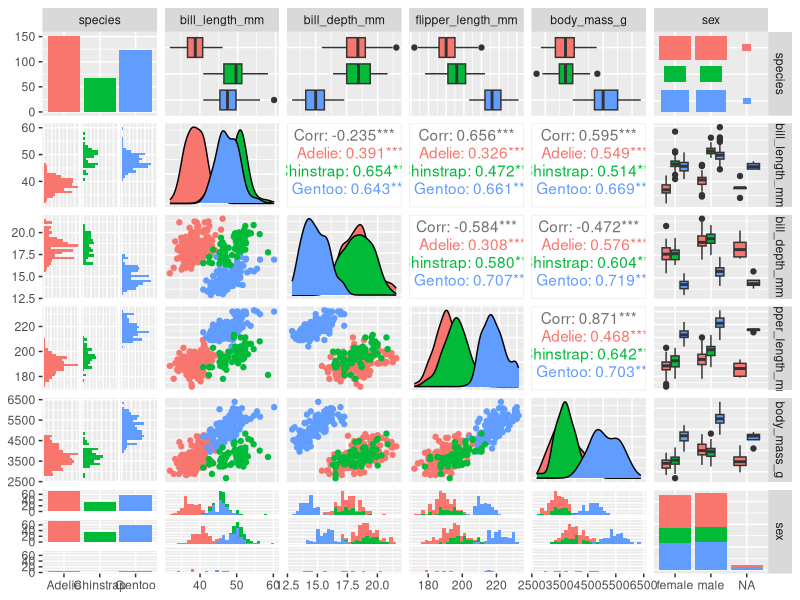
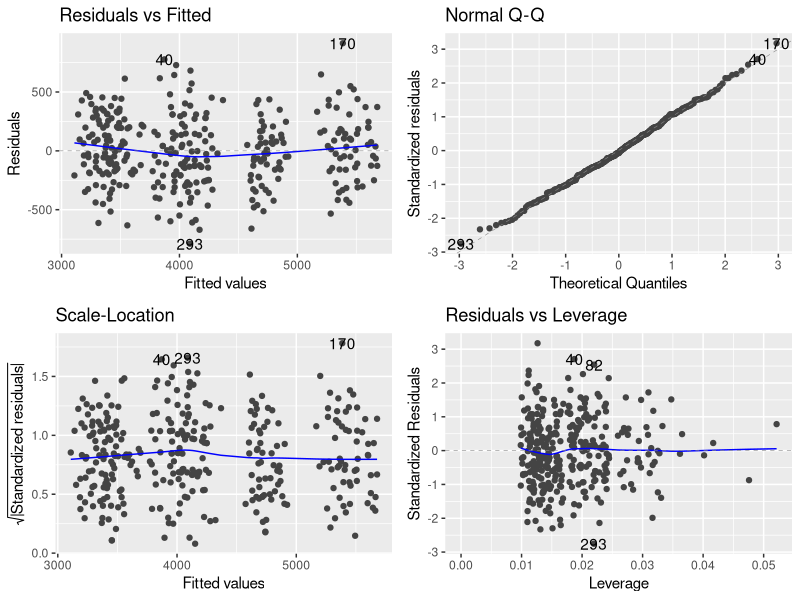
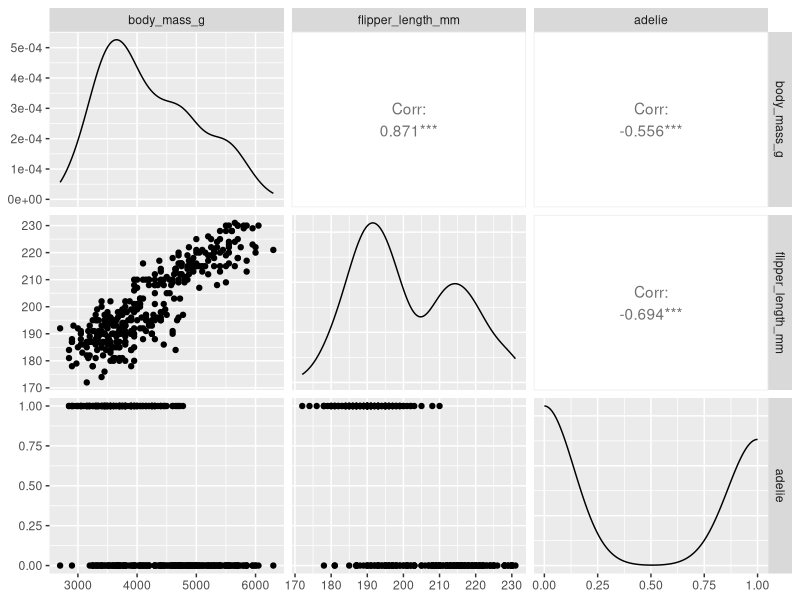

Source code (R) for these figures, in order:
## ---- chunk 1
library(knitr)
knitr::opts_chunk$set(echo = TRUE,tidy=TRUE,message=FALSE,warning=FALSE,strip.white=TRUE,prompt=FALSE,
                      cache=TRUE, size="scriptsize",fig.width=4, fig.height=3,fig.align = "center")
## ---- chunk 2
#install.packages("knitr") #probably already installed
#install.packages("rmarkdown") #probably already installed
#install.packages("ggplot2") #plotting with ggplot
#install.packages("palmerpenguins")
#install.packages("ggfortify") # For model checking
#install.packages("MASS")
#install.packages("class")
#install.packages("pROC")
#install.packages("plotROC")
#install.packages("boot")
library("knitr")
library("rmarkdown")
library("palmerpenguins")
## ---- chunk 3
library(palmerpenguins) # Contains the data set "penguins".
data(penguins)
head(penguins)
Penguins <- subset(penguins, select = -c(island, year))
## ---- chunk 4
library(GGally)
ggpairs(Penguins, aes(colour = species))
## ---- chunk 5
penguin.model1 <- lm(body_mass_g ~ . + species*bill_depth_mm, data = Penguins)
summary(penguin.model1)
anova(penguin.model1)
## ---- chunk 6
penguin.model2 <- lm(body_mass_g ~  bill_depth_mm + flipper_length_mm + sex + species, data = Penguins)
summary(penguin.model2)
anova(penguin.model2)
## ---- chunk 7
library(ggfortify)
autoplot(penguin.model2)
## ---- chunk 8
library(tidyverse)
library(GGally)
# Create a new boolean variable indicating whether or not the penguin is an Adelie penguin
Penguins$adelie <- ifelse(Penguins$species == "Adelie", 1, 0)
# Select only relevant variables and remove all rows with missing values in 
# body mass, flipper length, sex or species.
Penguins_reduced <- Penguins %>% 
  dplyr::select(body_mass_g, flipper_length_mm, adelie) %>% 
  mutate(body_mass_g = as.numeric(body_mass_g), 
         flipper_length_mm = as.numeric(flipper_length_mm)) %>% 
  drop_na()
set.seed(4268) 
# 70% of the sample size for training set
training_set_size <- floor(0.70 * nrow(Penguins_reduced))
train_ind <- sample(seq_len(nrow(Penguins_reduced)), size = training_set_size)
train <- Penguins_reduced[train_ind, ]
test <- Penguins_reduced[-train_ind, ]
## ---- chunk 9
ggpairs(Penguins_reduced)
log.model <- glm(adelie ~ ., data = train, family = binomial)
summary(log.model)
## ---- chunk 10
log.probabilities <- predict(log.model, newdata = test, type = 'response')
log.predicted.classes <- ifelse(log.probabilities > 0.5, 1, 0)
mean(log.predicted.classes == test$adelie)
## ---- chunk 11
library(MASS)
qda.model <- qda(adelie ~ ., data = train)
summary(log.model)
## ---- chunk 12
qda.probabilities <- predict(qda.model, newdata = test, type = 'response')$posterior
qda.predicted.classes <- predict(qda.model, newdata = test, type = 'response')$class
mean(qda.predicted.classes == test$adelie)
